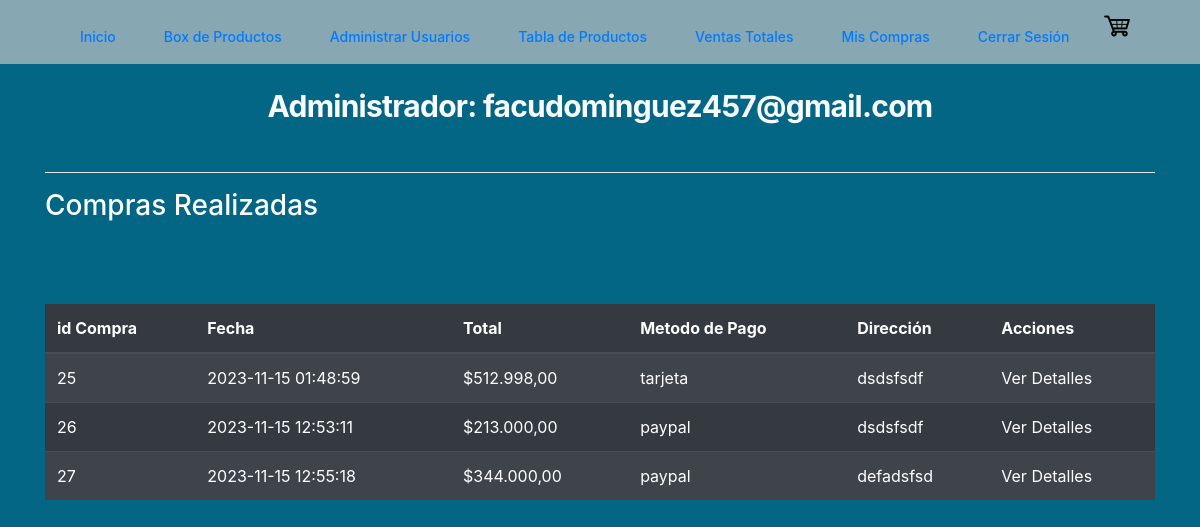
/index.php?modulo=Todas_Las_Ventas (signed in), run on the app's committed database.
### tables this page shows
CREATE TABLE `ventas` (
  `id` int(11) NOT NULL,
  `idCliente` int(11) NOT NULL,
  `fecha` datetime NOT NULL DEFAULT current_timestamp(),
  `total` int(11) NOT NULL,
  `metodo_pago` varchar(250) NOT NULL,
  `direccion_envio` varchar(250) NOT NULL
);

### src/modulos/Todas_Las_Ventas.php (the view, shortened to what this page needs)
<!DOCTYPE html>
<html lang="en">
<head>
    <link rel="stylesheet" href="https://cdn.jsdelivr.net/npm/bootstrap@4.4.1/dist/css/bootstrap.min.css">
</head>
<div class="bg-[--color-primary]">
    <div class="container is-fluid">
        <div class="col-xs-12">
            <h1 class="text-3xl mt-6 font-bold tracking-tight flex justify-center text-[#f8fafc]">
                Administrador: <?php echo $_SESSION['nombre_usuario']; ?>
            </h1>
            <br />
            <hr class="bg-white">
            <h3 class="text-white">Compras Realizadas</h3>
            <br>
            <br>
            <br>
            <table class="table table-striped table-dark " id="table_id">
                <thead>
                    <tr>
                        <th>id Compra</th>
                        <th>Fecha</th>
                        <th>Total</th>
                        <th>Metodo de Pago</th>
                        <th>Dirección</th>
                        <th>Acciones</th>
                    </tr>
                </thead>
                <tbody>
                    <?php
                    $id_usuario = $_SESSION['rol'];
                    $SQL = "CALL MostrarVentas($id_usuario)";
                    $dato = mysqli_query($con, $SQL);
                    if ($dato->num_rows > 0) {
                        while ($fila = mysqli_fetch_array($dato)) {
                    ?>
                            <tr>
                                <td><?php echo $fila['id']; ?></td>
                                <td><?php echo $fila['fecha']; ?></td>
                                <td>$<?php echo number_format($fila['total'], 2, ',', '.'); ?></td>
                                <td><?php echo $fila['metodo_pago']; ?></td>
                                <td><?php echo $fila['direccion_envio']; ?></td>
                                <td>
                                    <a href="index.php?modulo=Detalle_Venta&accion=ver_detalle&idVenta=<?php echo $fila['id']; ?>" class="text-white">Ver Detalles</a>
                                </td>
                            </tr>
                        <?php
                        }
                    } else {
                        ?>
                        <tr class="text-center">
                            <td colspan="16">No existen Ventas</td>
                        </tr>
                    <?php
                    }
                    ?>
            </table>
        </div>
    </div>
</div>
</html>

### data on the page
ventas: id "25", fecha "2023-11-15 01:48:59", total "512.998,00", metodo_pago "tarjeta", direccion_envio "dsdsfsdf"
ventas: id "26", fecha "2023-11-15 12:53:11", total "213.000,00", metodo_pago "paypal", direccion_envio "dsdsfsdf"
ventas: id "27", fecha "2023-11-15 12:55:18", total "344.000,00", metodo_pago "paypal", direccion_envio "defadsfsd"

### other printed values
$_SESSION['nombre_usuario'] "facudominguez457@gmail.com"
